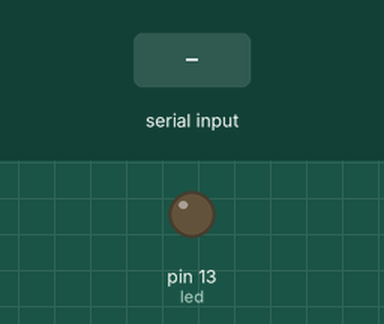
Recording of a sketch running on a simulated Arduino Mega 2560, built with avr-gcc and run on an emulated ATmega2560. On the bench: output pins drawn as LEDs (lit = HIGH). Inputs (shaded band) come from the test bench.

Above: at 1.2 s.
1.3 s: "1" received over the second serial link
Timing chart, 0 to 4.3 s (numbered marks = the images above; inputs shaded):
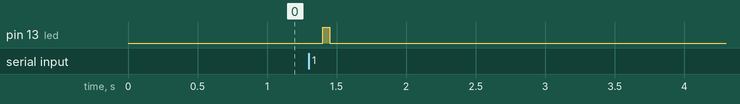

Measured:
- after the input at 1.3 s, pin 13 (led): LOW → HIGH after 0.10 s, → LOW 0.05 s later

The sketch:

common.ino
```cpp
int led = 13;

void setup() {
  pinMode(led, OUTPUT);

  Serial1.begin(57600);
}

void loop() {
  while (Serial1.available() > 0) {
    digitalWrite(led, HIGH);
    Serial1.print(Serial1.read());
    delay(50);
    digitalWrite(led, LOW);
    delay(50);
  }
  delay(200);
}
```
